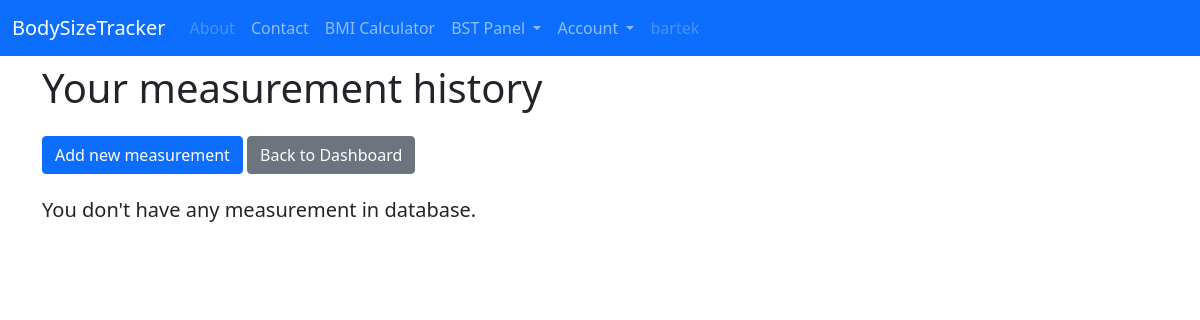
The page /bst/bartek/ (signed in) on the database as committed earlier.
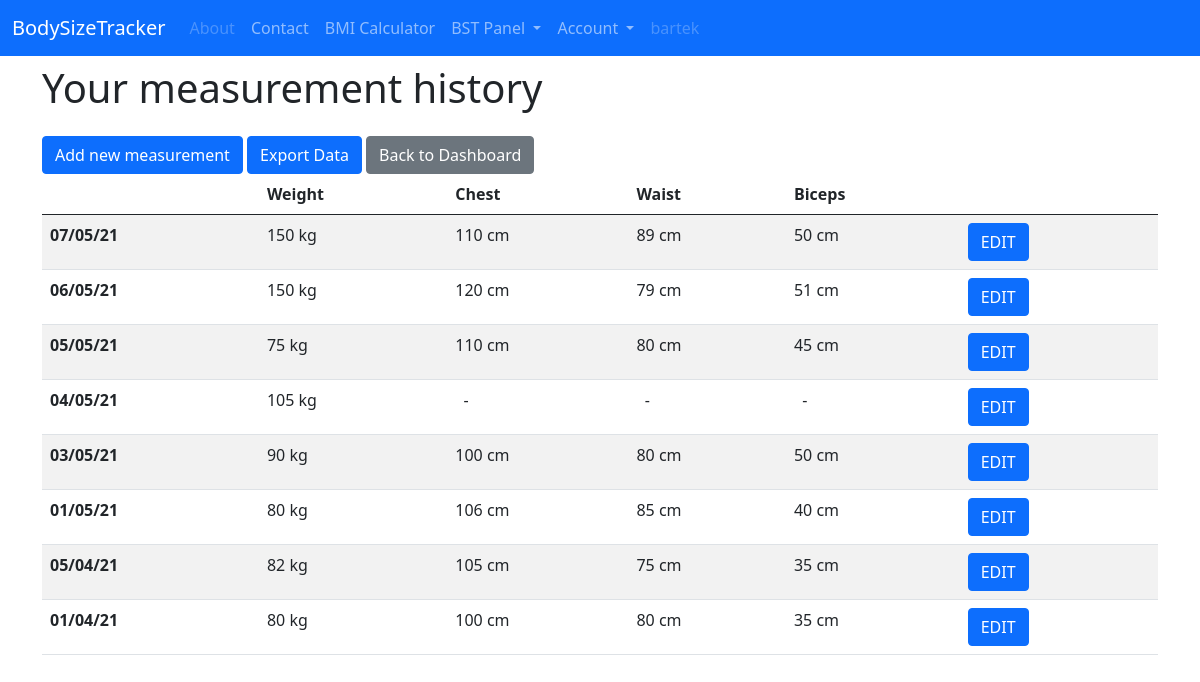
The same page on the database as committed later.
### bst/models.py (models this page shows)
class Measurement(models.Model):
    user = models.ForeignKey(User, on_delete=models.CASCADE, unique_for_date=True)
    date = models.DateField(default=datetime.date.today)
    weight = models.IntegerField(blank=True, null=True, validators=[MinValueValidator(1)])
    chest = models.IntegerField(blank=True, null=True, validators=[MinValueValidator(1)])
    waist = models.IntegerField(blank=True, null=True, validators=[MinValueValidator(1)])
    biceps = models.IntegerField(blank=True, null=True, validators=[MinValueValidator(1)])
    class Meta:
        ordering = ('date',)
        constraints = [
            models.UniqueConstraint(fields=['user', 'date'], name='unique day')
        ]
    objects = models.Manager()

### bst/views.py (the view, shortened to what this page needs)
# urls.py: path('<username>/', MeasureView.as_view(), name='dashboard-all'),
class MeasureView(LoginRequiredMixin, ListView):
    model = Measurement
    template_name = 'bst/dashboard_all.html'
    context_object_name = 'measures'
    def get(self, request, *args, **kwargs):
        if kwargs['username'] != self.request.user.username:
            return redirect('dashboard-all', self.request.user.username)
        self.object_list = self.get_queryset()
        allow_empty = self.get_allow_empty()
        context = self.get_context_data()
        return self.render_to_response(context)
    def get_queryset(self):
        return Measurement.objects.filter(user=self.request.user).order_by('-date')

### bst/templates/bst/dashboard_all.html
{% extends 'bst/base.html' %}
{% block content %}
<h1 class="mb-4 mt-2"> Your measurement history</h1>
<a class="btn btn-primary" href="{% url 'measure-add' %}" role="button">Add new measurement</a>
{% if measures %}
<a class="btn btn-primary" href="{% url 'export' %}" role="button">Export Data</a>
{% endif %}
<a class="btn btn-secondary" href="{% url 'dashboard' %}" role="button">Back to Dashboard</a>
{% if measures %}
<table class="table table-striped">
  <thead>
    <tr>
      <th scope="col"></th>
      <th scope="col">Weight</th>
      <th scope="col">Chest</th>
      <th scope="col">Waist</th>
      <th scope="col">Biceps</th>
      <th scope="col"></th>
    </tr>
  </thead>
  <tbody>
  {% for measure in measures %}
    <tr>
      <th scope="row">{{ measure.date|date:"d/m/y" }}</th>
      {% if measure.weight == None %}
      <td>&nbsp&nbsp-</td>
      {% else %}
      <td>{{ measure.weight }} kg</td>
      {% endif %}
      {% if measure.chest == None %}
      <td>&nbsp&nbsp-</td>
      {% else %}
      <td>{{ measure.chest }} cm</td>
      {% endif %}
      {% if measure.waist == None %}
      <td>&nbsp&nbsp-</td>
      {% else %}
      <td>{{ measure.waist }} cm</td>
      {% endif %}
      {% if measure.biceps == None %}
      <td>&nbsp&nbsp-</td>
      {% else %}
      <td>{{ measure.biceps }} cm</td>
      {% endif %}
      <td><a class="btn btn-primary" href="{% url 'measure-edit' measure.user measure.date %}" role="button">EDIT</a></td>
    </tr>
  {% endfor %}
  </tbody>
</table>
{% else %}
    <h5 class="mt-4"> You don't have any measurement in database.</h5>
{% endif %}
{% endblock %}

### bst/templates/bst/base.html (shortened to what this page needs)
{% load static %}
<!doctype html>
<html lang="en">
    <head>
        <link href="https://cdn.jsdelivr.net/npm/bootstrap@5.0.0-beta3/dist/css/bootstrap.min.css" rel="stylesheet">
    </head>
    <body>
        <header class="site-header">
        <nav class="navbar navbar-expand-lg navbar-dark bg-primary">
            <div class="container-fluid">
                <a class="navbar-brand" href="{% url 'home' %}">BodySizeTracker</a>
                <div class="collapse navbar-collapse" id="navbarNavDropdown">
                    <ul class="navbar-nav">
                        <li class="nav-item">
                          <a class="nav-link disabled" href="#">About</a>
                        </li>
                        <li class="nav-item">
                          <a class="nav-link" href="{% url "contact" %}">Contact</a>
                        </li>
                        <li class="nav-item">
                          <a class="nav-link" href="{% url 'bmi' %}">BMI Calculator</a>
                        </li>
                        <li class="nav-item dropdown ">
                          <a class="nav-link dropdown-toggle {% if not user.is_authenticated %}disabled{% endif %}" href="#" id="navbarDropdown" role="button" data-bs-toggle="dropdown" aria-expanded="false">
                              BST Panel
                          </a>
                        </li>
                        {% if user.is_authenticated %}
                        <li class="nav-item dropdown">
                           <a class="nav-link dropdown-toggle" href="#" id="navbarDropdownMenuLink" role="button" data-bs-toggle="dropdown" aria-expanded="false">
                               Account
                           </a>
                        </li>
                        <li class="nav-item">
                          <a class="nav-link disabled" href="#">{{  user }}</a>
                        </li>
                        {% endif %}
                     </ul>
                </div>
             </div>
        </nav>
        </header>
        <main class="container">
            <div>
            {% block content %} {% endblock %}
            </div>
        </main>
    </body>
</html>

Rows that differ between the two databases and show on the page:
added Measurement: date "07/05/21", weight "150", chest "110", waist "89", biceps "50"
added Measurement: date "06/05/21", weight "150", chest "120", waist "79", biceps "51"
added Measurement: date "05/05/21", weight "75", chest "110", waist "80", biceps "45"
added Measurement: date "04/05/21", weight "105"
added Measurement: date "03/05/21", weight "90", chest "100", waist "80", biceps "50"
added Measurement: date "01/05/21", weight "80", chest "106", waist "85", biceps "40"
added Measurement: date "05/04/21", weight "82", chest "105", waist "75", biceps "35"
added Measurement: date "01/04/21", weight "80", chest "100", waist "80", biceps "35"
Other text that changed with them:
text no longer shown: "You don't have any measurement in database."
text now shown: "Export Data Weight Chest Waist Biceps"
